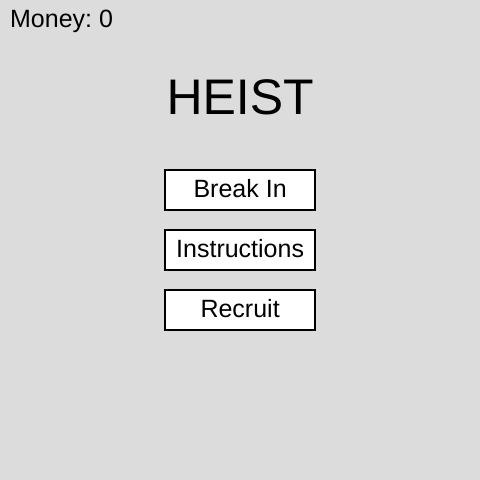
Frame 1 (no input)
Frame 60 (no input): identical to frame 1, image omitted
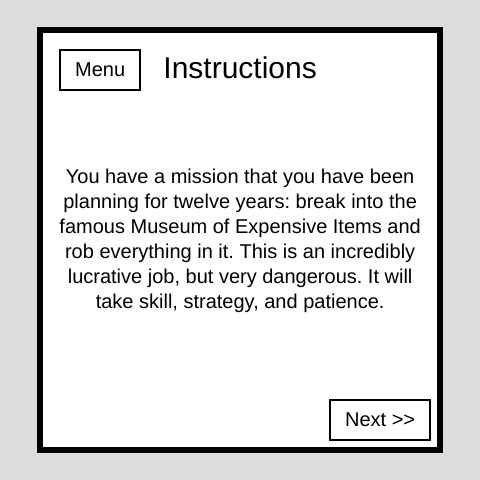
Frame 120 (the mouse pressed at the canvas centre since frame 60)

The p5.js sketch that drew these frames (run headless with seeded random() and noise() and a simulated clock; from frame 60 on, the mouse is pressed at the canvas centre):

// p5.js sketch
// ── sketch.js
//Finished version. Completely debugged

function setup() {
  createCanvas(480, 480);
  angleMode(DEGREES);
  textAlign(CENTER,CENTER);
  rectMode(CENTER);
  textSize(25);
}

//variables ************************************

//player
var playerX = 240;
var playerY = 470;
var speed = 2;
var diameter = 10;
var realSize = 10;
var leftExit = false;
var money = 0;

//making lines
var lineSize = 130;//length of lines
var lineAmount = 25;//number of lines
var extra = 15;//min opening in a loop
var looped = [];
var newX;
var newY;
var newX1;
var newX2;
var newY1;
var newY2;
var newAngle;
var linesEachTouching = [[1,3],[0,2],[1,3],[0,2]];
var lines = [[-5,0,485,0],[480,-5,480,485],[485,480,-5,480],[0,485,0,-5]];
var testingLines = [[-5,0,485,0],[480,-5,480,485],[485,480,-5,480],[0,485,0,-5]];


//making enemy's path
var minPathDistance = 2000;//min distance the path has to be
var minPathPoints = 7;//min number of points in the path
var spreadDistance = 400;//min height and width of the total path
var pathPoints = [[240.5,10]];
var testing = true;
var bigTesting = true;
var testX;
var testY;
var pathDistance = 0;
var minXPoint = 255;
var maxXPoint = 0;
var minYPoint = 255;
var maxYPoint = 0;

//building lines/path/coins
var retryBuild = false;
var building = true;

//basic enemy
var enemyChaseSpeed = 3;//enemy speed when chasing the player
var enemyReturnSpeed = 2;//enemy speed when returning from chase
var enemyRoamSpeed = 1;//enemy speed when following the path
var dotX = 240.5;
var dotY = 10;
var canSee = false;
var turning = true;
var direction;
var toPoint = 0;
var goingToPoint = [];
var goingFromPoint = [];
var enemyXSpeed;
var enemyYSpeed;
var enemySpeed = 1;


//enemy chasing
var startChasing = false;
var chasing = false;
var chasingPath = [];
var toChasingPoint = 0;
var chasingDirection = 1;
var finishedChasing = false;
var lastSeen = [-1,-1];

//making coins
var coinAmount = 20;//number of coins
var coinDiameter = 10;//size of coins
var coinX;
var coinY;
var gotCoin = true;
var coins = [];
var pointsGot = 0;


var nowLooped = [];

var roomNum = 1;
var clicking = false;
var pressing = false;

//friends
//each array contains [name[0],color[1],power color[2],power being used boolean[3],time to be counted down[4], max time[5],extra value[6],max time[7],max extra[8],time add by[9], extra add by[10]]
//0 255 255
var friends = [["normal",[255,255,255],[255,255,255],false,0,0,0,0,0,0,0],
              ["Runner",[255,0,0],[255,100,0],false,300,300,3,1000,4,100,0.25],
              ["Mapper",[0,200,255],[0,250,255],false,300,300,5,2000,10,100,1],
              ["Invisible",[0,0,255],[185,185,185],false,300,300,0,1000,0,100,0],
              ["Shrinker",[100,100,100],[70,70,70],false,500,500,1,1000,5,1000,0.25],
              ["Ghost",[255,255,0],[220,220,0],false,100,100,0,1000,0,100,0]];
var friendOn = 0;
var friendClicked = [-1,-1];
var friendBuys = [["Nothing"],
                 ["Runner","Longer","Faster"],
                 ["Mapper","Longer","More"],
                 ["Invisible","Longer"],
                 ["Shrinker","Longer","Smaller"],
                 ["Ghost","Longer"]];
var friendDesc = [["Nothing"],
                 ["Run fast","Run for longer","Run faster"],
                 ["See the guard's route","See the route for longer","See more of the route at once"],
                 ["Turn invisible","Stay invisible longer"],
                 ["Shrink to small sizes","Stay small for longer","Shrink smaller"],
                 ["Enter ghost mode","Stay in ghost mode for longer"]];
var friendCosts = [[0,0,0],
                  [[20,0,0],[20,2,2],[20,2,2]],//fast
                  [[60,0,2],[30,3,2],[30,3,2]],//mapper
                  [[120,0,2],[40,4,2]],//invisible
                  [[200,0,2],[50,5,2],[50,5,2]],//shrinker
                  [[300,0,2],[60,6,2]]];//phaser
var friendsBought = [[1,0,0],
                    [0,0,0],
                    [0,0,0],
                    [0,0],
                    [0,0,0],
                    [0,0]];

//booleans for what screen is up
var menuOn = true;
var gameOn = false;
var exitOn = false;
var winOn = false;
var loseOn = false;
var instOn = false;
var shopOn = false;
var retryOn = false;
var successOn = false;

//buttons for each screen
var menuButtons = [["Break In",240,190,150,40],
                  ["Instructions",240,250,150,40],
                  ["Recruit",240,310,150,40]];
var exitButtons = [["Break In Again",240,190,200,40],
                  ["Menu",240,250,80,40]];
var winButtons = [["Next Room",240,190,170,40],
                  ["Leave",240,250,80,40]];
var loseButtons = [["Break In Again",240,190,200,40],
                  ["Menu",240,250,80,40]];
var instButtons = [["Menu",100,70,80,40],
                  ["Next >>",380,420,100,40],
                  ["<< Back",100,420,100,40]];
var shopButtons = [["Menu",370,390,80,40]];
var retryButtons = [["Retry",240,250,80,40]];
var successButtons = [["Menu",240,340,80,40]];

//instructions
var instPage = 0;
var instructions = ["You have a mission that you have been planning for twelve years: break into the famous Museum of Expensive Items and rob everything in it. This is an incredibly lucrative job, but very dangerous. It will take skill, strategy, and patience.",
                    "The museum has seven rooms, each with twenty artifiacts. Each artifact in the first room is worth one thousand dollars, and the artifacts in each room after are worth a thousand dollars more than the one before. This means that, if you make it through all seven rooms, you will get away with more than half a million dollars worth of artifacts. However, it's a bit more tricky than that.",
                    "In order to enter into the next room, you have to navigate though the labrynthine, ever-changing room you are currently in, and take every artifact from it. If you get caught, you lose everything you stole. At any point, though, you can leave through the entrance you came in through, go home with what artifacts you got, and try again the next day.",
                   "Inside each room is a security guard. He follows a set route through the room, until he sees you, and then he will chase you. It is possible to evade him, if you make enough turns, but he is much faster than you, and he will almost always catch you. That is, unless you have help...",
                   "Once you make enough money, you can start looking for people to recruit. There are five people who would be willing, each with unique and helpful skills. However, you will have to pay them up front to join you, and pay for them to practice or improve their gadgets and technology if you want them to get better. These individuals are:",
                   "1. Runner\nHe can run far faster than you, even faster than guard. With more money, he can get faster, and run for longer periods of time.\n2. Mapper\nHe can hack into the security system, and view a short distance of the guard's route. With more money, he can view the route for longer, and view more of it at once.",
                   "3. Invisible Man\nHe can use advanced technology to turn himself invisible and evade the guard, but only for a short amount of time. With more money, he can stay invisible longer.\n4. Shrinker\nHe can use Pam Molecules, a substance discovered through years of scientific research, to shrink himself. With more money, he can shrink smaller, and stay shrunk for longer.",
                    "5. Ghost\nEven you do not know much about him or how his abilities came to be. He can enter into the mysterious Ghost Mode, and travel through walls. The guard can still see him in Ghost Mode, but it is very effective in evading capture and retrieving artifacts. With more money, he can stay in ghost mode for longer.",
                   "To change between people you recruit, press the 'a' and 'd' keys. To use their abilities, press the 's' key. When they use their abilities, they will change color. When they run out of time, or stop using them, their color will change back.",
                    "Good Luck"];

//limit the number of loops each part of building can take before stopping
var linesStop = 1000;//100
var pathsStop = 6000;//600
var failsStop = 30;//3
var coinsStop = 1000;//100
//limit how long it can build before stopping
var startBuild;
var stopBuild = 2000;

function resetGameVars(){
  playerX = 240;
  playerY = 470;
  diameter = realSize;
  leftExit = false;
  looped = [];
  linesEachTouching = [[1,3],[0,2],[1,3],[0,2]];
  lines = [[-5,0,485,0],[480,-5,480,485],[485,480,-5,480],[0,485,0,-5]];
  testingLines = [[-5,0,485,0],[480,-5,480,485],[485,480,-5,480],[0,485,0,-5]];
  pathPoints = [[240.5,10]];
  testing = true;
  bigTesting = true;
  pathDistance = 0;
  minXPoint = 255;
  maxXPoint = 0;
  minYPoint = 255;
  maxYPoint = 0;
  retryBuild = false;
  building = true;
  dotX = 240.5;
  dotY = 10;
  canSee = false;
  turning = true;
  toPoint = 0;
  goingToPoint = [];
  goingFromPoint = [];
  enemySpeed = 1;
  startChasing = false;
  chasing = false;
  chasingPath = [];
  toChasingPoint = 0;
  chasingDirection = 1;
  finishedChasing = false;
  lastSeen = [-1,-1];
  gotCoin = true;
  coins = [];
  nowLooped = [];
  friendOn = 0;
  for (var f = 0; f < friends.length; f ++){
    friends[f][4] = friends[f][5];
  }
}


function draw() {
  if (menuOn){
    background(220);
    textAlign(LEFT);
    text("Money: " + moneyString(money),10,20);
    textAlign(CENTER);
    textSize(50);
    text("HEIST",240,100);
    textSize(25);
    var choice = runButtons(menuButtons);
    if (choice == 0){
      menuOn = false;
      gameOn = true;
    }else if (choice == 1){
      instOn = true;
      menuOn = false;
    }else if (choice == 2){
      shopOn = true;
      menuOn = false;
    }
  }
  else if (exitOn){
    fill(255,255,255);
    strokeWeight(6);
    rect(240,240,300,350);
    strokeWeight(1);
    fill(0,0,0);
    text("You got " + moneyString(pointsGot) + " dollars",240,100);
    var choice = runButtons(exitButtons);
    if (choice == 0){
      exitOn = false;
      gameOn = true;
      money += pointsGot;
      pointsGot = 0;
    }else if (choice == 1){
      exitOn = false;
      menuOn = true;
      money += pointsGot;
      pointsGot = 0;
    }
  }
  else if (winOn){
    fill(255,255,255);
    strokeWeight(6);
    rect(240,240,300,350);
    strokeWeight(1);
    fill(0,0,0);
    text("You got every artifact",240,100);
    text("You have " + moneyString(pointsGot) + " dollars",240,130);
    var choice = runButtons(winButtons);
    if (choice == 0){
      winOn = false;
      gameOn = true;
      roomNum ++;
    }else if (choice == 1){
      winOn = false;
      menuOn = true;
      money += pointsGot;
      pointsGot = 0;
    }
  }
  else if (loseOn){
    fill(255,255,255);
    strokeWeight(6);
    rect(240,240,300,350);
    strokeWeight(1);
    fill(0,0,0);
    text("You got caught",240,100);
    var choice = runButtons(loseButtons);
    if (choice == 0){
      gameOn = true;
      loseOn = false;
    }else if (choice == 1){
      loseOn = false;
      menuOn = true;
    }
  }
  else if (instOn){
    background(220);
    fill(255,255,255);
    stroke(0,0,0);
    strokeWeight(6);
    rect(240,240,400,420);
    strokeWeight(1);
    stroke(255,255,255);
    fill(0,0,0);
    textSize(30);
    text("Instructions",240,70);
    textSize(20);
    text(instructions[instPage],240,240,380,400);
    text(25);
    var choice = -1;
    
    if (instPage > 0 && instPage < instructions.length-1){
      choice = runButtons(instButtons);
    }
    else if (instPage >= instructions.length - 1){
      choice = runButtons([instButtons[0],instButtons[2]]);
      choice *= 2;
    }
    else if (instPage == 0){
      choice = runButtons([instButtons[0],instButtons[1]]);
    }
    
    
    if (choice == 0){
      menuOn = true;
      instOn = false;
    }else if (choice == 1){
      instPage ++;
    }else if (choice == 2){
      instPage --;
    }
  }
  else if (retryOn){
    background(220);
    fill(255,255,255);
    stroke(0,0,0);
    strokeWeight(6);
    rect(240,240,300,350);
    strokeWeight(1);
    stroke(255,255,255);
    fill(0,0,0);
    text("Something went wrong",240,140);
    var choice = runButtons(retryButtons);
    if (choice == 0){
      resetGameVars();
      retryOn = false;
      gameOn = true;
    }
  }
  else if (successOn){
    fill(255,255,255);
    stroke(0,0,0);
    strokeWeight(6);
    rect(240,240,300,350);
    strokeWeight(1);
    stroke(255,255,255);
    fill(0,0,0);
    textSize(20);
    text("You succeeded!\nYou stole 560 thousand dollars worth of artifacts.\nYou can keep robbing this place, or run off to some foreign country and spend your well-earned money.",240,190,280,200);
    textSize(25);
    var choice = runButtons(successButtons);
    if (choice == 0){
      successOn = false;
      menuOn = true;
      money += pointsGot;
    }
  }
  else if (shopOn){
    background(220);
    var cl;
    fill(255,255,255);
    stroke(0,0,0);
    strokeWeight(6);
    rect(240,240,400,400);
    strokeWeight(1);
    stroke(255,255,255);
    fill(0,0,0);
    text("Shop",240,70);
    textSize(20);
    text("Money: " + moneyString(money),240,100);
    
    var yAt = 170;
    var xAt = 0;
    textSize(15);
    for (var sh = 1; sh < 6; sh ++){
      fill(255,255,255);
      stroke(0,0,0);
      xAt += 120;
      if (sh == 4){
        xAt = 120;
        yAt = 290
      }
      
      rect(xAt,yAt,80,100);
      var colNow = friends[sh][1];
      fill(colNow[0],colNow[1],colNow[2]);
      circle(xAt,yAt-15,15);
      fill(0,0,0);
      stroke(255,255,255);
      text(friends[sh][0],xAt,yAt-40);
      if (friendsBought[sh][0] > 0){
        
        var butToRun = [];
        var butNumsRun = [];
        for (var br = 1; br < friendBuys[sh].length; br ++){
          if (friends[sh][4+br] != friends[sh][6+br]){
            append(butToRun,[friendBuys[sh][br],xAt,yAt+10+(25*(br-1)),60,20]);
            append(butNumsRun,br);
          }
        }
        cl = runButtons(butToRun);
        
        if (cl > -1){
          cl = butNumsRun[cl];
        }
      }else{
        cl = runButtons([[friendBuys[sh][0],xAt,yAt+10,60,20]]);
      }
      if (cl > -1){
        friendClicked = [sh,cl];
      }
      
    }
    //if you click on an initial button, it opens a box with details and buy button
    if (friendClicked[0] > -1){
      stroke(0,0,0);
      fill(255,255,255);
      rect(360,290,100,100);
      stroke(255,255,255);
      fill(0,0,0);
      cl = friendClicked[1];
      sh = friendClicked[0];
      var nowCost = friendCosts[sh][cl][0] + friendCosts[sh][cl][1]*pow(friendsBought[sh][cl],friendCosts[sh][cl][2]);
      text("Cost: " + moneyString(nowCost),360,255);
      textSize(12);
      text(friendDesc[sh][cl],360,280,100,100);
      textSize(15);
      if (runButtons([["Buy",360,320,60,20]]) == 0 && !(cl == 0 && friendsBought[sh][cl] == 1)){
        if (money >= nowCost){
          money -= nowCost;
          friendsBought[sh][cl] ++;
          if (cl > 0){
            friends[sh][4+cl] += friends[sh][8+cl];
            if (friends[sh][4+cl] == friends[sh][6+cl]){
              friendClicked = [-1,-1];
            }
          }
          if (cl == 0 && friendsBought[sh][cl] == 1){
            friendClicked = [-1,-1];
          }
          
        }
      }
    }
    textSize(25);
    var choice = runButtons(shopButtons);
    if (choice == 0){
      menuOn = true;
      shopOn = false;
      friendClicked = [-1,-1];
    }
  }
  else if (gameOn){
    //initial setup *******************
    var runTimes = 0;
    if (lines.length == 4){
      startBuild = millis();
      while (building){
        testingLines.splice(4);
        looped = [];
        
        minXPoint = 480;
        maxXPoint = 0;
        minYPoint = 480;
        maxYPoint = 0;
        pathDistance = 0;
        pathPoints.splice(1);
        
        linesEachTouching = [[-5,0,485,0],[480,-5,480,485],[485,480,-5,480],[0,485,0,-5]];
        
        runTimes ++;
        building = false;
        
        
        //making lines
        for (var i = 4; i < lineAmount+4; i ++){
          var linesRun = 0;
          while (testing && gameOn){
            linesRun ++;
            
            testing = false;
            newX = random(0,480);
            newY = random(0,480);
            
            newAngle = random(0,360);
            if (circleTouching(newX,newY,newX + lineSize*cos(newAngle),newY + lineSize*sin(newAngle),playerX,playerY,realSize*2) || circleTouching(newX,newY,newX + lineSize*cos(newAngle),newY + lineSize*sin(newAngle),dotX,dotY,realSize)){
              testing = true;
            }else{
              
              
              newX1 = newX - extra*cos(newAngle);
              newY1 = newY - extra*sin(newAngle);
              newX2 = newX + (lineSize+extra)*cos(newAngle);
              newY2 = newY + (lineSize+extra)*sin(newAngle);
              
              
              
              // making sure there's no loops
              append(testingLines,[newX1,newY1,newX2,newY2]);
              append(lines,[newX,newY,newX + lineSize*cos(newAngle),newY + lineSize*sin(newAngle)]);
              
              if (makingALoop(i)){
                append(looped,[newX1,newY1,newX2,newY2]);
                
                lines.splice(i,1);
                testingLines.splice(i,1);
                
                testing = true;
              }
              
            }
            if (!testing && linesRun > linesStop){
              gameOn = false;
              retryOn = true;
              testing = true;
              console.log("Too many lines");
            }
            if (millis() - startBuild > stopBuild){
              testing = false;
              gameOn = false;
              retryOn = true;
              console.log("Timed out at lines");
            }
          }  
          testing = true;
          
        }
        
        linesEachTouching = makeTouchingList();
        
        //making path
        var i = 0;
        bigTesting = true;
        var bigRun = 0;
        while (bigTesting && gameOn){
          i ++;
          bigRun ++;
          while (testing && gameOn){
            testX = random(0,480);
            testY = random(0,480);
            if (!touchingAnyLine(testX,testY,20) && !crossingAnyLine(testX,testY,pathPoints[i-1][0],pathPoints[i-1][1]) && !passingOverAnyLine(testX,testY,pathPoints[i-1][0],pathPoints[i-1][1],20)){
              testing = false;
              append(pathPoints,[testX,testY]);
              if (testX < minXPoint)
                minXPoint = testX;
              if (testX > maxXPoint)
                maxXPoint = testX;
              if (testY < minYPoint)
                minYPoint = testY;
              if (testY > maxYPoint)
                maxYPoint = testY;
              pathDistance += getDistance(testX,testY,pathPoints[i-1][0],pathPoints[i-1][1]);
              if (pathPoints.length > minPathPoints && !crossingAnyLine(pathPoints[i][0],pathPoints[i][1],pathPoints[0][0],pathPoints[0][1]) && pathDistance > minPathDistance && maxXPoint-minXPoint >= spreadDistance && maxYPoint-minYPoint >= spreadDistance){
                bigTesting = false;
              }
            }
            if (pathPoints.length > 500){
              building = true;
              lines.splice(4);
              pathPoints.splice(1);
              testing = false;
              bigTesting = false;
            }
            if (millis() - startBuild > stopBuild){
              testing = false;
              gameOn = false;
              retryOn = true;
              console.log("Timed out at path");
            }
          }
          testing = true;
          if (!bigTesting && bigRun > pathsStop){
            gameOn = false;
            retryOn = true;
            bigTesting = true;
            console.log("Too many path points");
          }
          if (millis() - startBuild > stopBuild){
            testing = false;
            gameOn = false;
            retryOn = true;
            console.log("Timed out at failed");
          }
        }
        append(pathPoints,pathPoints[0]);
        if (runTimes > failsStop){
          building = false;
          gameOn = false;
          retryOn = true;
          console.log("Failed too many times");
        }
      }
      
      //setting coin positions
      testing = true;
      runTimes = 0;
      coins = [];
      for (var i = 0; i < coinAmount; i ++){
        testing = true;
        while (testing && gameOn){
          runTimes ++;
          testX = random(0,480);
          testY = random(0,480);
          testing = false;
          if (touchingAnyLine(testX,testY,coinDiameter)){
              testing = true;
            }
            
            for (var i = 0; i < coins.length; i ++){
              if (getDistance(testX,testY,coins[i][0],coins[i][1]) < 40){
                testing = true;
              }
            }
            
            if (runTimes > coinsStop){
              testing = true;
              i = 500;
              console.log("Coins failed");
              gameOn = false;
              retryOn = true;
          }
          if (millis() - startBuild > stopBuild){
            testing = false;
            gameOn = false;
            retryOn = true;
            console.log("Timed out at coins");
          }
        }
        append(coins,[testX,testY]);
      }
      for (var i = 0; i < lines.length; i ++){
        if (gameOn && makingALoop(i)){
          append(nowLooped,lines[i]);
        }
      }
    }
    
    
    
    
    background(185,185,185);
    fill(185,185,185);
    circle(240,470,realSize*2);
    var toColor;
    if (friends[friendOn][3]){
      toColor = friends[friendOn][2];
    }else{
      toColor = friends[friendOn][1];
    }
    fill(toColor[0],toColor[1],toColor[2]);
    circle(playerX,playerY,diameter);
    
    
    
    //draw enemy
    fill(0,0,0);
    circle(dotX,dotY,10);
    fill(255,255,255);
    
    
    
    //managing coins
    fill(240,200,50);
    for (var i = 0; i < coins.length; i ++){
      if (getDistance(coins[i][0],coins[i][1],playerX,playerY) < diameter/2 + 5){
        coins.splice(i,1);
        pointsGot += roomNum;
      }else{
        circle(coins[i][0],coins[i][1],10);
      }
    }
    fill(255,255,255);
    
    
    //moving enemy************
    
    //starts chasing again if it sees you when returning
    if (chasingDirection < 0 && canSee){
      chasingDirection = 1;
      
      chasingPath.splice(toChasingPoint+1);
      append(chasingPath,[dotX,dotY]);
      append(chasingPath,[playerX,playerY]);
      turning = true;
      toChasingPoint ++;
    }
    if (startChasing){
      chasing = true;
      startChasing = false;
      chasingPath = [];
      append(chasingPath,[dotX,dotY]);
      append(chasingPath,[playerX,playerY]);
      turning = true;
      chasingDirection = 1;
      toChasingPoint = 0;
      enemySpeed = enemyChaseSpeed;
    }
    if (chasing){//chasing at turn
      if (turning){
        
        toChasingPoint += chasingDirection;
        if (toChasingPoint == chasingPath.length){
          if (canSee){
            append(chasingPath,[playerX,playerY]);
          }else if(lastSeen[0] != -1){
            append(chasingPath,lastSeen);
            lastSeen = [-1,-1];
          }else{
            chasingDirection = -1;
            toChasingPoint += 2*chasingDirection;
          }
        }if (toChasingPoint == -1){
          chasing = false;
          toPoint --;
          finishedChasing = true;
        }else{
          
          goingFromPoints = chasingPath[toChasingPoint-chasingDirection];
          goingToPoints = chasingPath[toChasingPoint];
          dotX = goingFromPoints[0];
          dotY = goingFromPoints[1];
          
          enemyTurn();
          
          
          turning = false;
        }
        
        if (chasingDirection < 1)
          enemySpeed = enemyReturnSpeed;
        else
          enemySpeed = enemyChaseSpeed;
      }
    }
    if (turning && !chasing){//roaming at turn
      enemySpeed = enemyRoamSpeed;
      toPoint ++;
      if (toPoint == pathPoints.length){
        toPoint = 1;
      }
      
      if (!finishedChasing){
        dotX = pathPoints[toPoint-1][0];
        dotY = pathPoints[toPoint-1][1];
      }else{
        dotX = chasingPath[0][0];
        dotY = chasingPath[0][1];
      }
      
      goingFromPoints = pathPoints[toPoint-1];
      goingToPoints = pathPoints[toPoint];
      
      
      enemyTurn();
      
      turning = false;
      
    }
    dotX += enemyXSpeed;
    dotY += enemyYSpeed;
    if (enemyXSpeed != 0){
      if ((dotX-goingToPoints[0])/abs(dotX-goingToPoints[0]) == enemyXSpeed/abs(enemyXSpeed)){
        turning = true;
      }
    }
    else{
      if ((dotY-goingToPoints[1])/abs(dotY-goingToPoints[1]) == enemyYSpeed/abs(enemyYSpeed)){
        turning = true;
      }
    }
    
    //moving player
    if (keyIsPressed){
      var movedY = 0;
      var movedX = 0;
      
      if (keyIsDown(UP_ARROW)){
        if (keyIsDown(LEFT_ARROW)){
          movedY = 1/sqrt(2) * -1;
          movedX = 1/sqrt(2) * -1;
        }else if (keyIsDown(RIGHT_ARROW)){
          movedY = 1/sqrt(2) * -1;
          movedX = 1/sqrt(2);
        }else{
          movedY -= 1;
        }
      }else if (keyIsDown(DOWN_ARROW)){
        if (keyIsDown(LEFT_ARROW)){
          movedY = 1/sqrt(2);
          movedX = 1/sqrt(2) * -1;
        }else if (keyIsDown(RIGHT_ARROW)){
          movedY = 1/sqrt(2);
          movedX = 1/sqrt(2);
        }else{
          movedY += 1;
        }
      }
      else if (keyIsDown(RIGHT_ARROW)){
        movedX += 1;
      }else if (keyIsDown(LEFT_ARROW)){
        movedX -= 1;
      }
      playerX += movedX * speed;
      if (touchingAnyLine(playerX,playerY,diameter) && (!(friends[5][3] && friendOn == 5) || playerX >= 480-(diameter/2) || playerX <= diameter/2)){
        playerX -= movedX * speed;
      }
      playerY += movedY * speed;
      if (touchingAnyLine(playerX,playerY,diameter) && (!(friends[5][3] && friendOn == 5) || playerY >= 480-(diameter/2) || playerY <= diameter/2)){
        playerY -= movedY * speed;
      }
    }
    
    if (pressing && !keyIsDown(65) && !keyIsDown(68)){
      pressing = false;
    }
    if (keyIsDown(65) && !pressing){
      pressing = true;
      var testF = true;
      while (testF){
        friendOn --;
        if (friendOn < 0){
          friendOn = friends.length-1;
        }
        if (friendsBought[friendOn][0] == 1)
          testF = false;
      }
    }else if (keyIsDown(68) && !pressing){
      pressing = true;
      var testF = true;
      while (testF){
        friendOn ++;
        if (friendOn == friends.length){
          friendOn = 0;
        }
        if (friendsBought[friendOn][0] == 1)
          testF = false;
      }
    }
    
    if (friends[friendOn][4] > 0 && keyIsDown(83)){
      friends[friendOn][3] = true;
      friends[friendOn][4] --;
    }
    else{
      friends[friendOn][3] = false;
    }
    
    //fast friend
    if (friendOn == 1 && friends[1][3]){
      speed = friends[1][6];
    }else{
      speed = 2;
    }
    //map friend
    if (friendOn == 2 && friends[2][3]){
      var lastOne = [dotX,dotY];
      for(var s = toPoint; s < toPoint+friends[2][6]; s ++){
        var ss = s;
        if (s >= pathPoints.length){
          ss = s-pathPoints.length;
        }
        circle(pathPoints[ss][0],pathPoints[ss][1],10);
        line(pathPoints[ss][0],pathPoints[ss][1],lastOne[0],lastOne[1]);
        lastOne = [pathPoints[ss][0],pathPoints[ss][1]];
      }
    }
    //phase friend
    if (!friends[5][3] && touchingAnyLine(playerX,playerY,diameter)){
      friends[5][3] = true;
      if (friends[5][4] > 0){
        friends[5][4] --;
      }
    }
    //shrink friend
    if (friends[4][3] && friendOn == 4 && diameter > realSize - friends[4][6]){
      diameter -= 0.5;
    }else if (diameter < realSize && !touchingAnyLine(playerX,playerY,diameter+1)){
      diameter += 0.5;
    }
    
    
    
    //drawing the lines and testing if enemy can see
    canSee = true;
    stroke(0,165,0);
    strokeWeight(3);
    for (var i = 0; i < lines.length; i ++){
      
      var x1 = lines[i][0];
      var y1 = lines[i][1];
      var x2 = lines[i][2];
      var y2 = lines[i][3];
      var cx = playerX;
      var cy = playerY;
      
      line(lines[i][0],lines[i][1],lines[i][2],lines[i][3]);
      
      if (linesCrossing(x1,y1,x2,y2,dotX,dotY,playerX,playerY) || mouseIsPressed){
        canSee = false;
      }
    }
    if (passingOverAnyLine(dotX,dotY,playerX,playerY,10)){
      canSee = false;
    }
    var couldSee = true;
    if (friends[3][3] && friendOn == 3){
      canSee = false;
      couldSee = false;
    }
    if (touchingAnyLine(playerX,playerY,diameter)){
      canSee = false;
      couldSee = false;
    }
    stroke(0,0,0);
    strokeWeight(1);
    if (canSee && !chasing && !finishedChasing){
      startChasing = true;
    }
    if (finishedChasing){
      finishedChasing = false;
    }
    //Losing **************
    if (getDistance(dotX,dotY,playerX,playerY) < diameter/2 + 5){
      gameOn = false;
      loseOn = true;
      pointsGot = 0;
      resetGameVars();
      roomNum = 1;
    }
    //as the enemy is chasing, if it reaches the last point the player was seen and can't see the player, it goes to the last place the player was seen from the point the enemy is currently at
    if (chasing && /*!(friends[2][3] && friendOn == 2)*/couldSee){
      if (!crossingAnyLine(chasingPath[toChasingPoint][0],chasingPath[toChasingPoint][1],playerX,playerY)){
        if (!passingOverAnyLine(chasingPath[toChasingPoint][0],chasingPath[toChasingPoint][1],playerX,playerY,10)){
          lastSeen = [playerX+0.00001,playerY+0.00001];
        }
      }
    }
    
    //when chasing, if you get closer to the enemy than the point he is approaching, he changes direction toward you
    if (chasing && canSee && couldSee && chasingDirection > 0 && getDistance(dotX,dotY,playerX,playerY) < getDistance(dotX,dotY,chasingPath[toChasingPoint][0],chasingPath[toChasingPoint][1])){
      chasingPath.splice(toChasingPoint);
      append(chasingPath,[dotX,dotY]);
      append(chasingPath,[playerX,playerY]);
      turning = true;
    }
    
    
    //Finishing Game *********
    if (!leftExit){
      if (getDistance(playerX,playerY,240,470) > diameter){
        leftExit = true;
      }
    }else if (getDistance(playerX,playerY,240,470) <= diameter/2){
      if (coins.length == 0 && roomNum == 7){
        successOn = true;
        roomNum = 1;
      }
      else if (coins.length == 0){
        winOn = true;
      }else{
        exitOn = true;
        roomNum = 1;
      }
      gameOn = false;
      resetGameVars();
    }
    
    
  }
}



// **************** Functions *****************************

//inputs coordinates of a line and a circle and the circle's diamter
//outputs boolean for if circle is touching the line
function circleTouching(x1,y1,x2,y2,cx,cy,di){
  var side1 = sqrt(pow(x1-x2,2)+pow(y1-y2,2));
  var side2 = sqrt(pow(x1-cx,2)+pow(y1-cy,2));
  var side3 = sqrt(pow(cx-x2,2)+pow(cy-y2,2));
  var s = (side1+side2+side3)/2;
  var area = sqrt(s * (s-side1) * (s-side2) * (s-side3));
  var height = 2 * area / side1;
  if (height < di/2 && side2-side1 < di/2 && side3-side1 < di/2){
    return true;
  }else{
    return false;
  }
}

//inputs coordinates for two lines
//outputs boolean for if they are crossing
function linesCrossing(ax1,ay1,ax2,ay2,bx1,by1,bx2,by2){
  var ma;
  var mb;
  if (ax1-ax2 == 0)
    ax2 += 0.00001;
  ma = (ay1-ay2)/(ax1-ax2);
  if (bx1-bx2 == 0)
    bx2 += 0.00001;
  mb = (by1-by2)/(bx1-bx2);
  var ba = ay1-(ma*ax1);
  var bb = by1-(mb*bx1);
  var crossX = (ba-bb)/(mb-ma);
  var crossY = ma * crossX + ba;
  
  if ((ax1 == ax2 || (crossX-ax1)*(crossX-ax2) <= 0) && (bx1 == bx2 || (crossX - bx1)*(crossX-bx2) <= 0) && (ay1 == ay2 || (crossY-ay1)*(crossY-ay2) <= 0) && (by1 == by2 || (crossY-by1)*(crossY-by2) <= 0)){
    return true;
  }else{
    return false;
  }
}

//inputs circle coordinates and diameter
//ouputs boolean for if it is touching any line in "lines" array
function touchingAnyLine(xVal,yVal,dVal){
  for (var ii = 0; ii < lines.length; ii ++){
    if (circleTouching(lines[ii][0],lines[ii][1],lines[ii][2],lines[ii][3],xVal,yVal,dVal)){
      return true;
    }
  }
  return false;
}

//inputs coordinates for a line
//outputs boolean for if it is crossing any line in the "lines" array
function crossingAnyLine(x1Val,y1Val,x2Val,y2Val){
  for (var ii = 0; ii < lines.length; ii ++){
    if (linesCrossing(x1Val,y1Val,x2Val,y2Val,lines[ii][0],lines[ii][1],lines[ii][2],lines[ii][3])){
      return true;
    }
  }
  return false;
}

//inputs two coordinate points, outputs their distance
function getDistance(x1Val,y1Val,x2Val,y2Val){
  return sqrt(pow(x1Val-x2Val,2) + pow(y1Val-y2Val,2));
}

//called to set "enemyXSpeed" and "enemyYSpeed" variables when enemy is turning
function enemyTurn(){
  direction = atan((goingToPoints[1]-goingFromPoints[1])/(goingToPoints[0]-goingFromPoints[0]));
  
  enemyXSpeed = abs(enemySpeed*cos(direction));
  if (enemyXSpeed != 0 && (goingToPoints[0]-goingFromPoints[0]) != 0){
    enemyXSpeed *= (goingToPoints[0]-goingFromPoints[0])/abs(goingToPoints[0]-goingFromPoints[0]);
  }else{
    enemyXSpeed = 0;
  }
  
  enemyYSpeed = abs(enemySpeed*sin(direction));
  if (enemyYSpeed != 0 && (goingToPoints[1]-goingFromPoints[1]) != 0){
    enemyYSpeed *= (goingToPoints[1]-goingFromPoints[1])/abs(goingToPoints[1]-goingFromPoints[1]);
  }else{
    enemyYSpeed = 0;
  }
}

//inputs coordinates for two circles and a diameter
//outputs array of coordinates for two lines
//lines are parallel to and radius distance from line between centers of each circle
function circlePoints(x1,y1,x2,y2,diVal){
  var ang = atan((y2-y1)/(x2-x1));
  var x1a = x1 + ((diVal/2) * cos(ang+90));
  var y1a = y1 + ((diVal/2) * sin(ang+90));
  var x2a = x2 + ((diVal/2) * cos(ang+90));
  var y2a = y2 + ((diVal/2) * sin(ang+90));
  
  var x1b = x1 + ((diVal/2) * cos(ang-90));
  var y1b = y1 + ((diVal/2) * sin(ang-90));
  var x2b = x2 + ((diVal/2) * cos(ang-90));
  var y2b = y2 + ((diVal/2) * sin(ang-90));
  
  return [[x1a,y1a,x2a,y2a],[x1b,y1b,x2b,y2b]];
}

//inputs two circle coordinates and a diameter
//outputs boolean for if one circle can travel in a straight line to the other without touching any lines
function passingOverAnyLine(x1,y1,x2,y2,diVal){
  var parLines = circlePoints(x1,y1,x2,y2,diVal);
  if (crossingAnyLine(parLines[0][0],parLines[0][1],parLines[0][2],parLines[0][3],diVal)){
    return true;
  }
  if (crossingAnyLine(parLines[1][0],parLines[1][1],parLines[1][2],parLines[1][3],diVal)){
    return true;
  }
  if (crossingAnyLine(parLines[0][0],parLines[0][1],parLines[1][2],parLines[1][3])){
    return true;
  }
  if (crossingAnyLine(parLines[0][2],parLines[0][3],parLines[1][0],parLines[1][1])){
    return true;
  }
  return false;
}

//inputs an index value for "linesEachTouching" array
//outputs boolean for if line at given index is forming a loop with other lines, using "linesEachTouching" array
function makingALoop(index){
  var eachTouching = makeTouchingList();
  
  var going = true;
  while(going){
    going = false;
    for (var m = 0; m < eachTouching.length; m ++){
      if (eachTouching[m].length == 1){
        going = true;
        var tNum = eachTouching[m][0];
        var chopNum = -1;
        //console.log("Chopping " + m + " from " + tNum + "'s [" + linesEachTouching[tNum] + "]");
        for (var n = 0; n < eachTouching[tNum].length; n ++){
          if (eachTouching[tNum][n] == m){
            chopNum = n;
          }
        }
        if (chopNum == -1){
          console.log("wrong");
        }else{
          eachTouching[tNum].splice(chopNum,1);
          //console.log(">" + tNum + ": " + linesEachTouching[tNum]);
        }
        eachTouching[m] = [];
      }
    }
  }
  if (eachTouching[index].length == 0){
    return false;
  }else{
    return true;
  }
}

//inputs coordinate points for two lines
//outputs array of coordinate points for where the two lines touch
//if they do not touch, outputs -1
function linesCrossingAt(ax1,ay1,ax2,ay2,bx1,by1,bx2,by2){
  var ma;
  var mb;
  if (ax1-ax2 == 0)
    ax2 += 0.00001;
  ma = (ay1-ay2)/(ax1-ax2);
  if (bx1-bx2 == 0)
    bx2 += 0.00001;
  mb = (by1-by2)/(bx1-bx2);
  var ba = ay1-(ma*ax1);
  var bb = by1-(mb*bx1);
  var crossX = (ba-bb)/(mb-ma);
  var crossY = ma * crossX + ba;
  
  if ((crossX-ax1)*(crossX-ax2) <= 0 && (crossX - bx1)*(crossX-bx2) <= 0 && (crossY-ay1)*(crossY-ay2) <= 0 && (crossY-by1)*(crossY-by2) <= 0){
    return [crossX,crossY];
  }else{
    return -1;
  }
}

//inputs the coordinate points for two lines, and a distance
//outputs boolean for if the points of either line are dist distance away from the other line
//used to prevent loops with parallel lines, whose extended ends still do not touch, but cannot be passed between
function linesAreTouching(ax1,ay1,ax2,ay2,bx1,by1,bx2,by2,dist){
  dist *= 2;
  if (circleTouching(ax1,ay1,ax2,ay2,bx1,by1,dist))
    return true;
  if (circleTouching(ax1,ay1,ax2,ay2,bx2,by2,dist))
    return true;
  if (circleTouching(bx1,by1,bx2,by2,ax1,ay1,dist))
    return true;
  if (circleTouching(bx1,by1,bx2,by2,ax2,ay2,dist))
    return true;
  return false;
}

function makeTouchingList(){
  var linesTouching = [];
  for (var a = 0; a < testingLines.length; a ++){
    append(linesTouching,[]);
    for (var x = 0; x < testingLines.length; x ++){
      if (a != x && (linesCrossing(testingLines[a][0],testingLines[a][1],testingLines[a][2],testingLines[a][3],testingLines[x][0],testingLines[x][1],testingLines[x][2],testingLines[x][3]) || linesAreTouching(lines[a][0],lines[a][1],lines[a][2],lines[a][3],lines[x][0],lines[x][1],lines[x][2],lines[x][3],extra))){
        append(linesTouching[a],x);
      }
    }
  }
  return linesTouching;
}

//input 2D array, each inner array having [String word,x int,y int,width int,height int]
//outputs index of which button is clicked, -1 if none
function runButtons(buttons){
  if (!mouseIsPressed)
    clicking = false;
  var answer = -1;
  var butW;
  var butH;
  var mouseOn = false;
  for (var i = 0; i < buttons.length; i ++){
    var word = buttons[i][0];
    var butX = buttons[i][1];
    var butY = buttons[i][2];
    var butWidth = buttons[i][3];
    var butHeight = buttons[i][4];
    
    if (mouseX < butX + (butWidth/2) && mouseX > butX - (butWidth/2) && mouseY < butY + (butHeight/2) && mouseY > butY - (butHeight/2) && !clicking){
      fill(230,230,230);
      mouseOn = true;
    }else{
      fill(255,255,255);
      mouseOn = false;
    }
    
    if (mouseOn && mouseIsPressed){
      butW = butWidth - 2;
      butH = butHeight - 2;
      answer = i;
      clicking = true;
    }else{
      butW = butWidth;
      butH = butHeight;
    }
    
    stroke(0,0,0);
    strokeWeight(2);
    rect(butX,butY,butW,butH);
    noStroke();
    strokeWeight(1);
    fill(0,0,0);
    text(word,butX,butY);
  }
  return answer;
}

function moneyString(cash){
  var costStrings = ["K","M","B"];
  var newMoney = cash;
  if (newMoney == 0)
    return 0;
  var costAt = 0;
  while (newMoney >= 1000){
    costAt ++;
    newMoney /= 1000;
  }
  if (costAt >= costStrings.length)
    return "A Whole Lot";
  return newMoney + costStrings[costAt];
}
